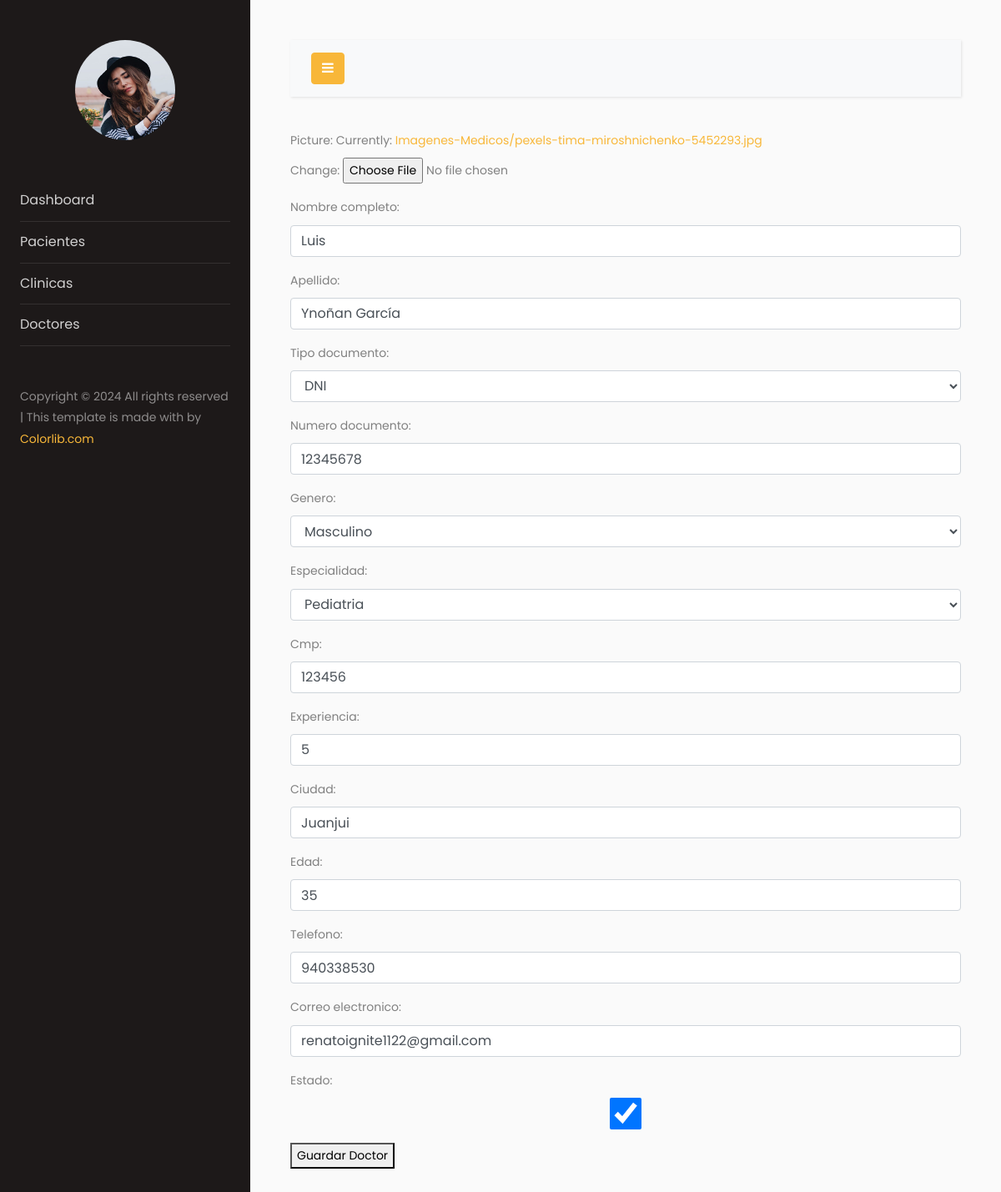
/doctores/edit-doctores/6, run on the app's committed database.
### Doctores/models.py (models this page shows)
class DoctorModels(models.Model):
    picture =  models.ImageField(upload_to='Imagenes-Medicos')
    nombre_completo =  models.CharField(max_length=255)
    apellido  = models.CharField(max_length=255, null=True)
    tipo_documento = models.CharField(max_length=11, choices=[('DNI','DNI'), ('PASAPORTE', 'Pasaporte'),('CARNET EXT', 'Carnet de Extranjería')], default='DNI')
    numero_documento =  models.IntegerField(null=True)
    Genero = models.CharField(max_length=1, choices=[('M', 'Masculino'),('F', 'Femenino')], default='M')
    especialidad = models.ForeignKey('EspecialidadesModels', on_delete=models.CASCADE, null=True)
    cmp = models.IntegerField()
    experiencia = models.IntegerField()
    ciudad =  models.CharField(max_length=150)
    edad =  models.IntegerField()
    telefono =  models.IntegerField(null=123456789)
    correo_electronico =  models.CharField(max_length=255)
    estado =  models.BooleanField(default=True)
    class Meta:
        verbose_name = 'Doctor'
        verbose_name_plural = 'Doctores'

### Doctores/views.py (the view)
# urls.py: path('edit-doctores/<int:pk>', DoctorEdit.as_view(), name='edit-doctores'),
class DoctorEdit(generic.UpdateView):
    model = DoctorModels
    form_class = DoctorForms
    template_name = 'doctores/forms-doctores.html'
    success_url = reverse_lazy('doctores:doctores')

### Doctores/models.py (called while the page is built)
    def __str__(self):
        return self.nombre_especialidad

### Doctores/templates/doctores/forms-doctores.html (shortened to what this page needs)
{% extends 'panel-control/index.html' %}
{% block content %}
<form method="post" enctype="multipart/form-data">
    {{ form.as_p }}
    <button type="submit">Guardar Doctor</button>
</form>
{% endblock %}

### data on the page
DoctorModels: nombre_completo "Luis", apellido "Ynoñan García", tipo_documento "DNI", numero_documento "12345678", Genero "Masculino", especialidad "Pediatria", cmp "123456", experiencia "5", ciudad "Juanjui", edad "35", telefono "940338530", correo_electronico "renatoignite1122@gmail.com", estado "☑"
